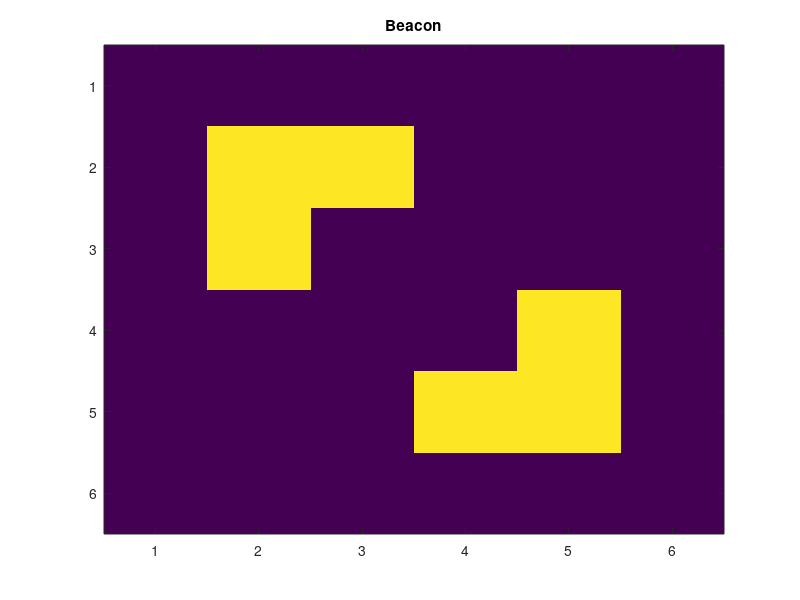

Source code (MATLAB): (Note: this script raises an error after producing the figure.)
function GamaOfLife

clear
close all
clc

% grid size
x = 6;
y = 6;

% initial table (make initial table determining live cells at t=0)
Table = zeros(x,y);
idx1 = 9; Table(idx1) = 1; idx2 = 14; Table(idx2) = 1; idx3 = 23; Table(idx3) = 1;
idx4 = 29; Table(idx4) = 1; idx5 = 28; Table(idx5) = 1; idx6 = 8; Table(idx6) = 1;



ShowTable(Table);

% rules
while (1)
    % next generation
    TableNew = FindNeighbour_apdate(Table);
    % update
    Table = TableNew;
    % display
    ShowTable(Table);
end

end

function TNew = FindNeighbour_apdate(Table)
% periodic boundary pondition
t_NEXT = zeros(size(Table)+2);
t_NEXT(2:end-1, 2:end-1) = Table;
t_NEXT(1, 2:end-1) = Table(end, :);
t_NEXT(end, 2:end-1) = Table(1, :);
t_NEXT(2:end-1, 1) = Table(:, end);
t_NEXT(2:end-1, end) = Table(:, 1);
% four corners
t_NEXT(1, 1) = Table(end, end);
t_NEXT(1, end) = Table(end, 1);
t_NEXT(end, 1) = Table(1, end);
t_NEXT(end, end) = Table(1, 1);
[x,y] = size(Table);
TNew = zeros(size(Table));

% update loop
n = 0;
for j = 2:y+1
    for i = 2:x+1
        n = n + 1;
        count = sum(sum(t_NEXT(i-1:i+1, j-1:j+1))) - Table(n);
        
        % rule 1: any live cell with fewer than two live neighbours dies.
        if (Table(n) == 1) && (count < 2)
            TNew(n) = 0;
        end
        
        % rule 2: any live cell with two or three live neighbours remains alive to the next generation.
        if (Table(n) == 1) && ((count == 2) || (count == 3));
            TNew(n) = 1;
        end
        
        % rule 3: any live cell with more than three live neighbours dies.
        if (Table(n) == 1) && (count > 3);
            TNew(n) = 0;
        end
        % rule 4: any dead cell with exactly three live neighbours becomes a live cell.
        if (Table(n) == 0) && (count == 3);
            TNew(n) = 1;
        end
    end
end

end

function ShowTable(Table)
%displays game of life table at each generation update 
imagesc(Table); caxis([0 1]);
t=title('Beacon','Color','black');
t.FontSize = 12;
t.FontAngle = 'italic';
colormap(flipud(gray)); axis off; axis equal;
pause(4); drawnow
end


